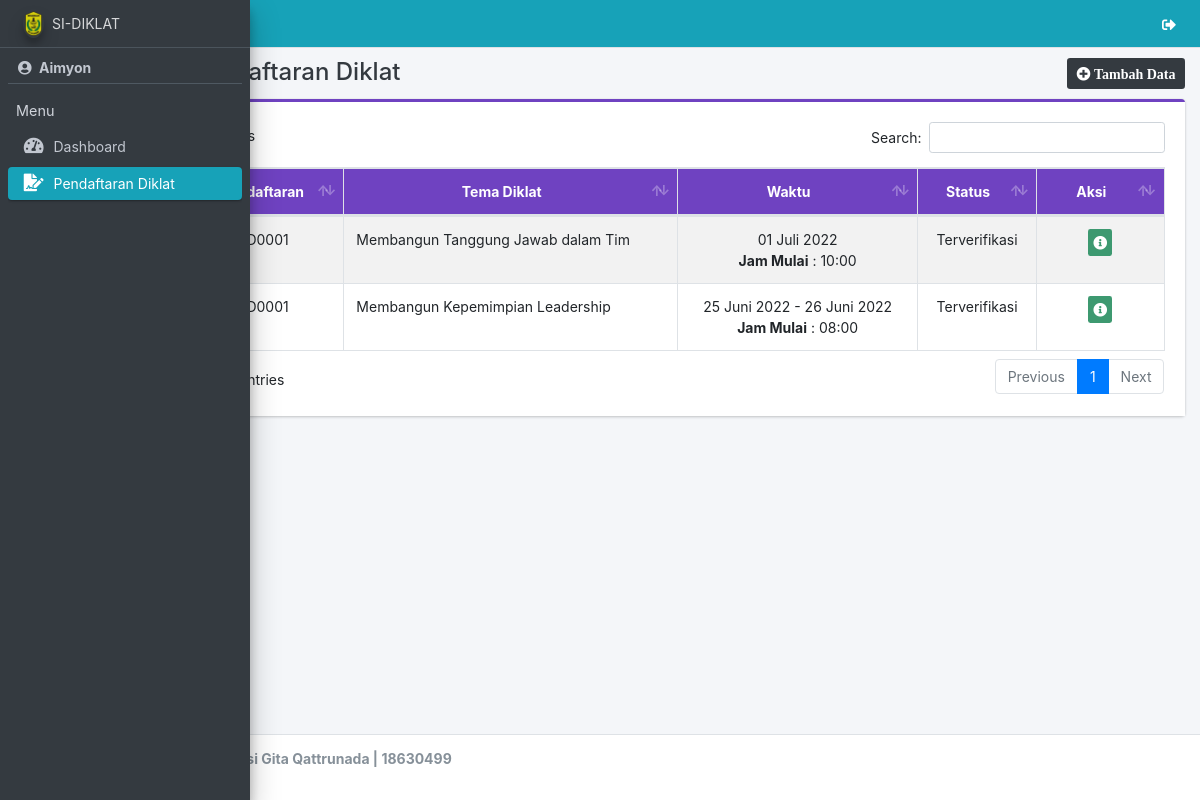
/peserta/pendaftaran/index.php (signed in), run on an earlier commit of the app's database.
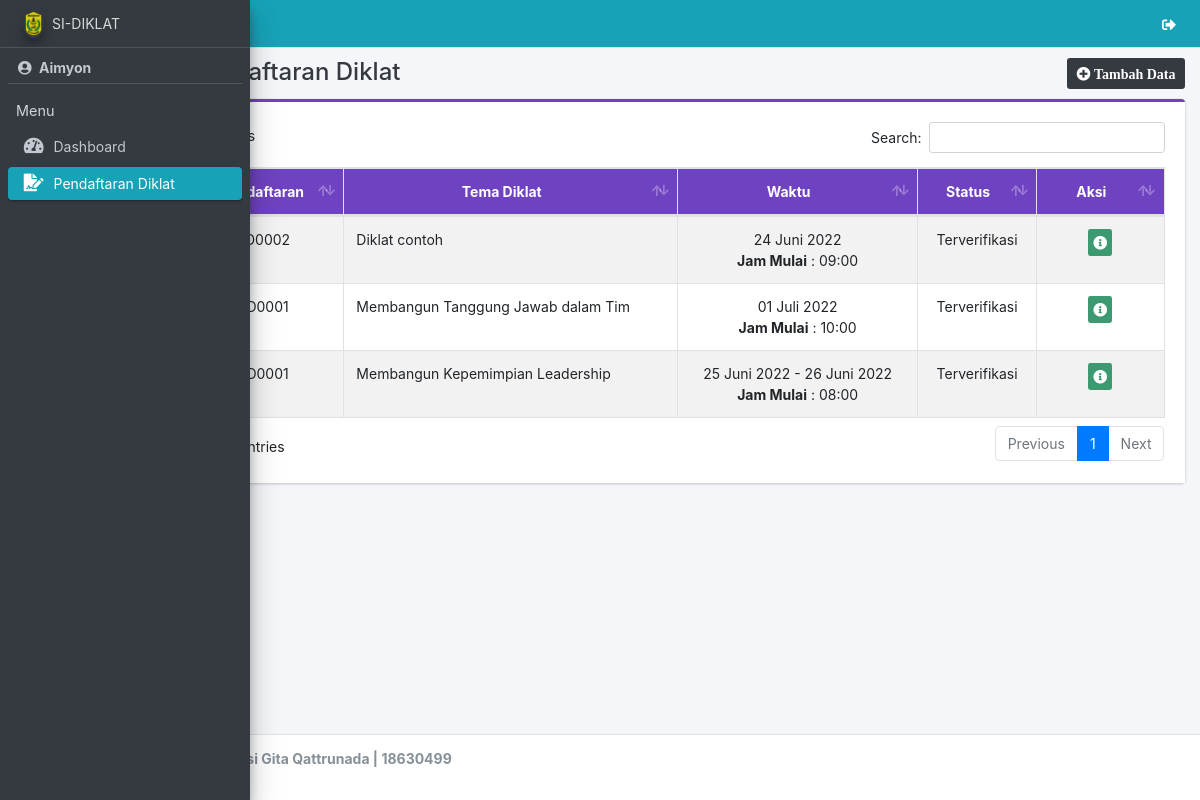
And on a later commit of the database.
### tables this page shows
CREATE TABLE `pendaftaran` (
  `id_pendaftaran` int(11) NOT NULL,
  `id_peserta` int(11) NOT NULL,
  `nomor` varchar(20) DEFAULT NULL,
  `id_diklat` int(11) NOT NULL,
  `id_instansi` int(11) NOT NULL,
  `verif` char(1) NOT NULL
);

CREATE TABLE `diklat` (
  `id_diklat` int(11) NOT NULL,
  `tema` varchar(100) NOT NULL,
  `id_materi` int(11) NOT NULL,
  `id_tutor` int(11) NOT NULL,
  `tgl_mulai` date NOT NULL,
  `tgl_selesai` date NOT NULL,
  `jam_mulai` varchar(10) NOT NULL,
  `id_ruangan` int(11) NOT NULL,
  `sts` char(1) NOT NULL
);

### app/config.php (called while the page is built, shortened)
<?php
function tgl($tanggal)
{
  $bulan = array(
    1 =>   'Januari',
    'Februari',
    'Maret',
    'April',
    'Mei',
    'Juni',
    'Juli',
    'Agustus',
    'September',
    'Oktober',
    'November',
    'Desember'
  );
  $pecahkan = explode('-', $tanggal);
  return $pecahkan[2] . ' ' . $bulan[(int) $pecahkan[1]] . ' ' . $pecahkan[0];
}

### peserta/pendaftaran/index.php (shortened to what the changed rows need)
<?php
require '../../app/config.php';
include_once '../../template/header.php';
$log = $con->query("SELECT * FROM user WHERE id_user = '$_SESSION[id_user]' ")->fetch_array();
$user = $log['id_peserta'];
?>
<div class="content-wrapper">
    <section class="content">
        <div class="container-fluid">
            <div class="row">
                <div class="col-md-12">
                    <div class="card card-purple card-outline">
                        <div class="card-body" style="background-color: white;">
                            <div class="table-responsive">
                                <table id="example1" class="table table-bordered table-striped dataTable">
                                    <thead class="bg-purple">
                                        <tr align="center">
                                            <th>No</th>
                                            <th>No. Pendaftaran</th>
                                            <th>Tema Diklat</th>
                                            <th>Waktu</th>
                                            <th>Status</th>
                                            <th>Aksi</th>
                                        </tr>
                                    </thead>
                                    <tbody>
                                        <?php
                                        $no = 1;
                                        $data = $con->query("SELECT * FROM pendaftaran a JOIN diklat b ON a.id_diklat = b.id_diklat WHERE a.id_peserta = '$user' ORDER BY id_pendaftaran DESC");
                                        while ($row = $data->fetch_array()) {
                                        ?>
                                            <tr>
                                                <td align="center" width="5%"><?= $no++ ?></td>
                                                <td align="center">
                                                    <?php if (!empty($row['nomor'])) {
                                                        echo $row['nomor'];
                                                    } else {
                                                        echo 'Menunggu Verifikasi';
                                                    } ?>
                                                </td>
                                                <td><?= $row['tema'] ?></td>
                                                <td align="center">
                                                    <?php if ($row['tgl_mulai'] == $row['tgl_selesai']) { ?>
                                                        <?= tgl($row['tgl_mulai']) ?>
                                                    <?php } else { ?>
                                                        <?= tgl($row['tgl_mulai']) . ' - ' . tgl($row['tgl_selesai']) ?>
                                                    <?php } ?>
                                                    <br>
                                                    <b>Jam Mulai</b> : <?= $row['jam_mulai'] ?>
                                                </td>
                                                <td align="center">
                                                    <?php if ($row['verif'] == 1) {
                                                        echo 'Terverifikasi';
                                                    } else {
                                                        echo 'Belum Terverifikasi';
                                                    } ?>
                                                </td>
                                                <td align="center" width="12%">
                                                    <a href="#id<?= $row[0]; ?>" data-toggle="modal" class="btn bg-olive btn-xs" title="Detail"><i class="fa fa-info-circle"></i></a>
                                                </td>
                                            </tr>
                                        <?php } ?>
                                    </tbody>
                                </table>
                            </div>
                        </div>
                    </div>
                </div>
            </div>
        </div>
    </section>
</div>
<?php
include_once '../../template/footer.php';
?>

What changed in the data, as far as the page shows it:
added pendaftaran: nomor "NPD0002", id_diklat.tema "Diklat contoh", id_diklat.tgl_mulai "24 Juni 2022", id_diklat.jam_mulai "09:00", verif "Terverifikasi"
Also different on the page:
text written by a page script: "Search: Showing 1 to 2 of 2 entries Previous 1 Next" → "Search: Showing 1 to 3 of 3 entries Previous 1 Next"
